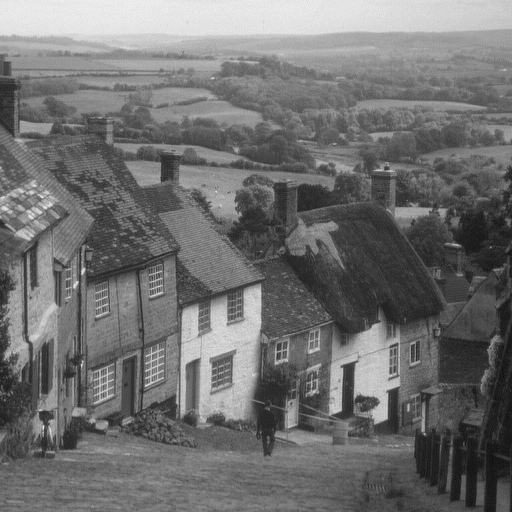
#> input picture Introduction to Computer Vision and Image Processing/goldhill.bmp, 512 x 512 px
$ jupyter execute HistogramsAndIntensityTransformations.ipynb   (shell and % lines are left out)
#> lines starting #> are read from the running program, lines starting #| are printed output that depends on the picture; after the words box and inside, x2 and y2 are one past the last pixel; in counts of white or black regions, pixels touching at a corner belong together
Histograms and Intensity Transformations

[cell 1]
import matplotlib.pyplot as plt
import cv2
import numpy as np

Helper Functions

[cell 2]
# Define a helper function to display two images side by side
def plot_image(image_1, image_2,title_1="Orignal", title_2="New Image"):
    plt.figure(figsize=(10,10))
    plt.subplot(1, 2, 1)
    plt.imshow(image_1,cmap="gray")
    plt.title(title_1)
    plt.subplot(1, 2, 2)
    plt.imshow(image_2,cmap="gray")
    plt.title(title_2)
    plt.show()

[cell 3]
# Define a helper function to plot two histograms side by side
def plot_hist(old_image, new_image,title_old="Orignal", title_new="New Image"):
    intensity_values=np.array([x for x in range(256)])
    plt.subplot(1, 2, 1)
    plt.bar(intensity_values, cv2.calcHist([old_image],[0],None,[256],[0,256])[:,0],width = 5)
    plt.title(title_old)
    plt.xlabel('intensity')
    plt.subplot(1, 2, 2)
    plt.bar(intensity_values, cv2.calcHist([new_image],[0],None,[256],[0,256])[:,0],width = 5)
    plt.title(title_new)
    plt.xlabel('intensity')
    plt.show()

Example image

[cell 4]
toy_image = np.array([[0,2,2],[1,1,1],[1,1,2]],dtype=np.uint8)
plt.imshow(toy_image, cmap="gray")
plt.show()
print("toy_image:",toy_image)

[cell 5]
# Create a histogram of different intensities
toy_hist = cv2.calcHist([toy_image],[0],None,[3],[0,3])
toy_hist = np.array(toy_hist, dtype=int).flatten()

[cell 6]
plt.bar([x for x in range(3)], toy_hist)
plt.show()
#> figure, not shown here; tallest bar 5 high, from x = 0.6 to 1.4

Real Gray Scale Image Histograms

[cell 7]
goldhill = cv2.imread("goldhill.bmp",cv2.IMREAD_GRAYSCALE)
#> goldhill is the input picture: shape (512, 512); min 20, max 236, mean 112.2
plt.figure(figsize=(10,10))
plt.imshow(goldhill,cmap="gray")
plt.show()

[cell 8]
hist = cv2.calcHist([goldhill],[0], None, [256], [0,256])
#> hist = 256 values, max 20039 at index 116, min 0 at index 0, mean 1024

[cell 9]
intensity_values = np.array([x for x in range(hist.shape[0])])
#> intensity_values = 256 values from 0 to 255
plt.bar(intensity_values, hist[:,0], width = 5)
plt.title("Bar histogram")
plt.show()
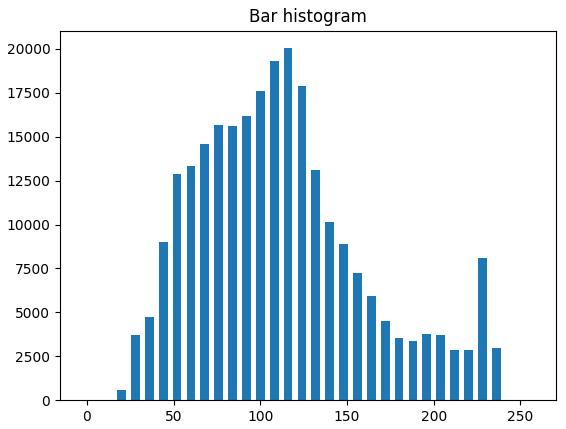
#> figure drawn by matplotlib, 1 panel; tallest bar 20039 high, from x = 113.5 to 118.5

[cell 10]
# Convert to a probability mass function -> normalize it by the number of pixels
PMF = hist / (goldhill.shape[0] * goldhill.shape[1])
#> PMF = 256 values, max 0.0764 at index 116, min 0 at index 0, mean 0.00391

[cell 11]
# Plot as a continuous function
plt.plot(intensity_values,hist)
plt.title("histogram")
plt.show()
#> figure, not shown here; curve peaks at x = 116, y = 20039

[cell 12]
# Now with color images
baboon = cv2.imread("baboon.png")
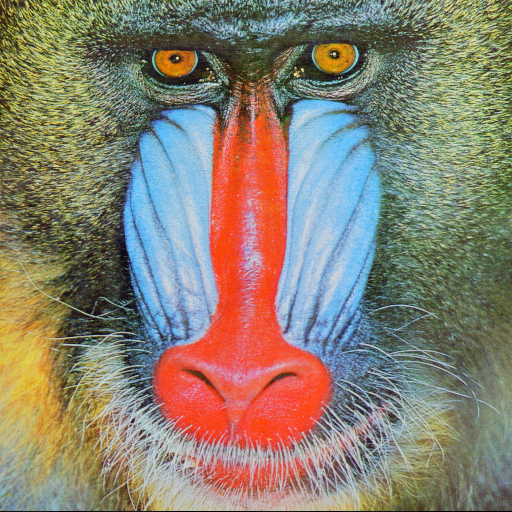
#> input picture Introduction to Computer Vision and Image Processing/baboon.png, 512 x 512 px
#> baboon is the input picture: shape (512, 512, 3); mean B, G, R 113.1, 128.9, 137.4
plt.imshow(cv2.cvtColor(baboon,cv2.COLOR_BGR2RGB))
plt.show()

[cell 13]
color = ('blue','green','red')
for i,col in enumerate(color):
    histr = cv2.calcHist([baboon],[i],None,[256],[0,256])
    plt.plot(intensity_values,histr,color = col,label=col+" channel")

    plt.xlim([0,256])
plt.legend()
plt.title("Histogram Channels")
plt.show()
#> figure, not shown here; curve peaks at x = 63, y = 2081; curve peaks at x = 192, y = 2644; curve peaks at x = 112, y = 1845

Intensity Transformations: Image Negatives

[cell 14]
neg_toy_image = -1 * toy_image + 255

print("toy image\n", neg_toy_image)
print("image negatives\n", neg_toy_image)

[cell 15]
plt.figure(figsize=(10,10))
plt.subplot(1, 2, 1)
plt.imshow(toy_image,cmap="gray")
plt.subplot(1, 2, 2)
plt.imshow(neg_toy_image,cmap="gray")
plt.show()
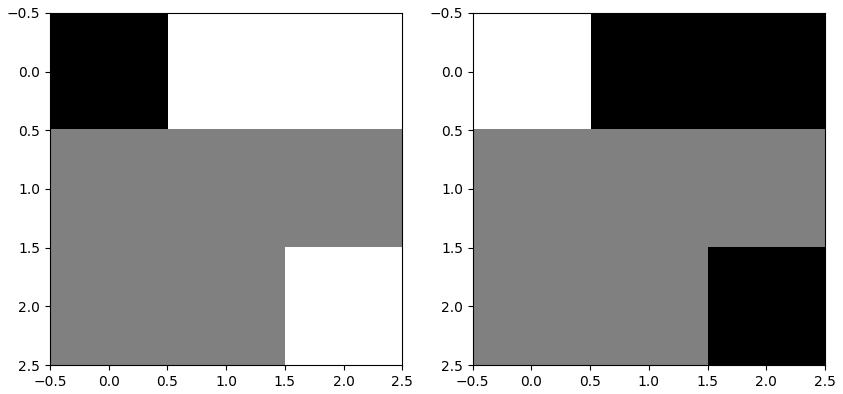
#> figure drawn by matplotlib, 2 panels
print("toy_image:",toy_image)

[cell 16]
# Now with a real image from a mammogram
image = cv2.imread("mammogram.png", cv2.IMREAD_GRAYSCALE)
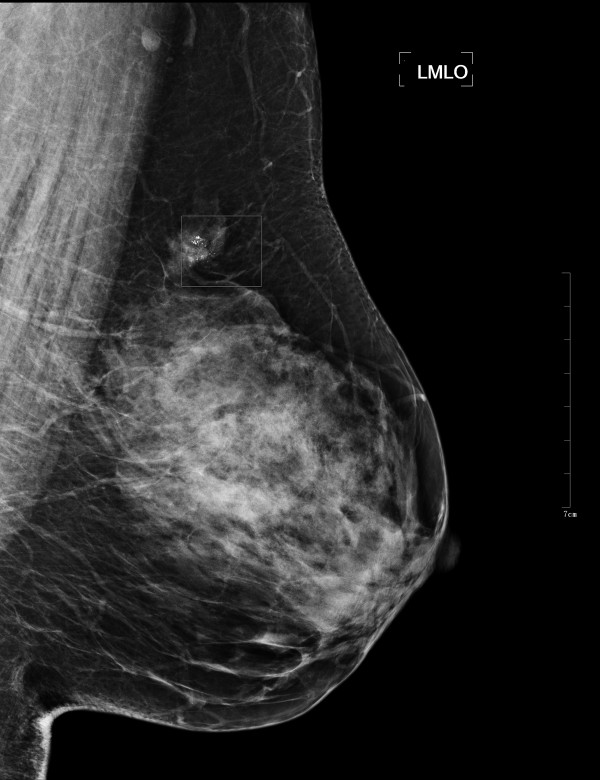
#> input picture Introduction to Computer Vision and Image Processing/mammogram.png, 600 x 780 px
#> image is the input picture: shape (780, 600); min 0, max 255, mean 42.2
cv2.rectangle(image, pt1=(160, 212), pt2=(250, 289), color = (255), thickness=2)
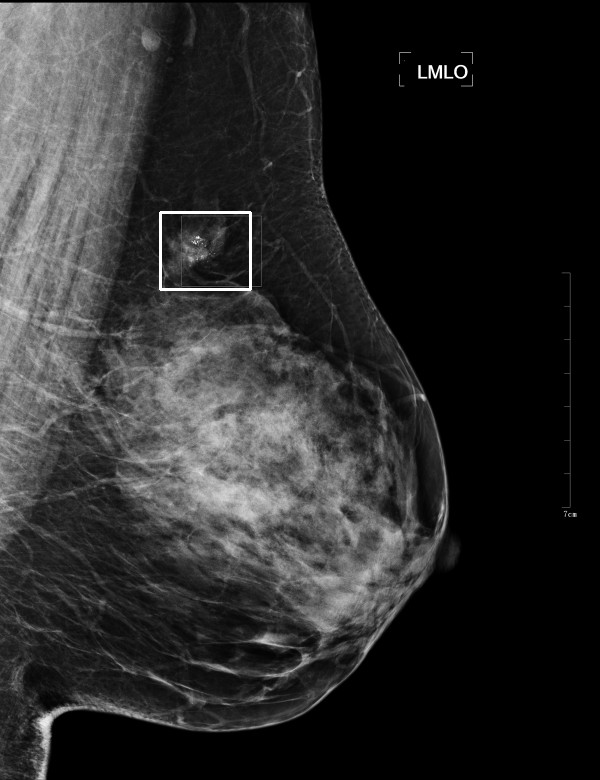
#> image: shape (780, 600); 0.21% of pixels changed, all inside (x1, y1, x2, y2) = (159, 211, 252, 291)

plt.figure(figsize = (10,10))
plt.imshow(image, cmap="gray")
plt.show()

[cell 17]
img_neg = -1 * image + 255
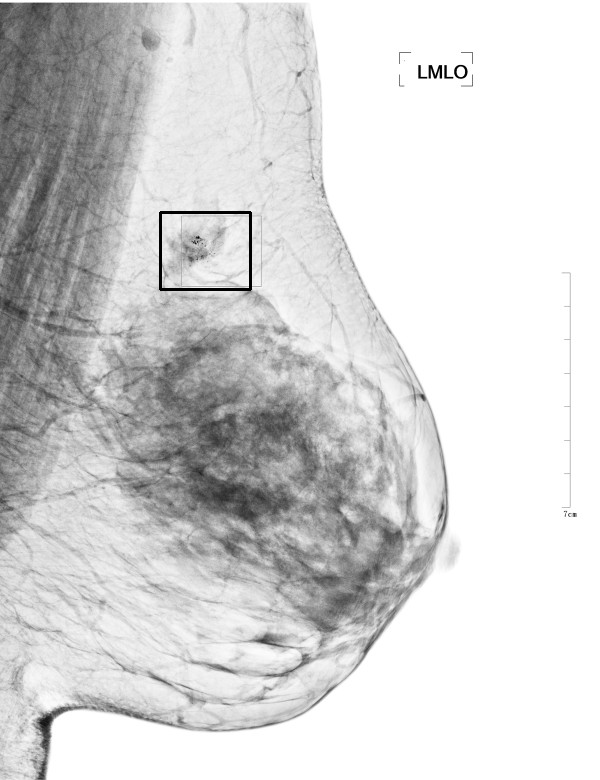
#> img_neg: shape (780, 600) int16; min 0, max 255, mean 212.3

[cell 18]
# The negative image is easier to analyze

plt.figure(figsize=(10,10))
plt.imshow(img_neg, cmap = "gray")
plt.show()

Intensity Transformations: Brightness and Contrast Adjustments

[cell 19]
# In a linear function, the coefficient controls contrast and the intercept controls brightness
alpha = 1 # Simple contrast control (1 means no change)
beta = 100   # Simple brightness control
new_image = cv2.convertScaleAbs(goldhill, alpha=alpha, beta=beta)
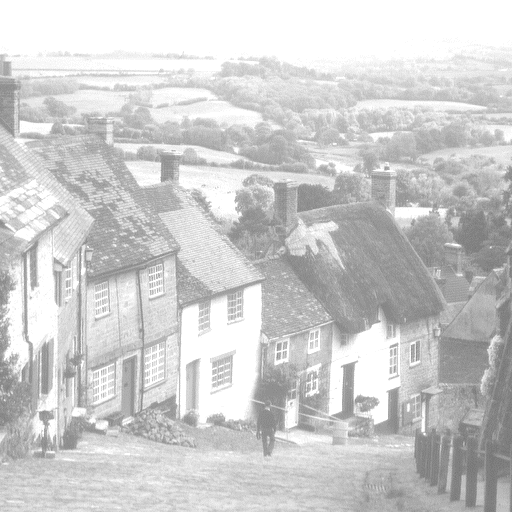
#> new_image: shape (512, 512); min 120, max 255, mean 205.2

[cell 20]
plot_image(goldhill, new_image, title_1 = "Original", title_2 = "brightness control")

[cell 21]
# See the shift in the histograms
plt.figure(figsize=(10,5))
plot_hist(goldhill, new_image, "Orignal", "brightness control")

[cell 22]
plt.figure(figsize=(10,5))
alpha = 2# Simple contrast control
beta = 0 # Simple brightness control (0 means no change)
new_image = cv2.convertScaleAbs(goldhill, alpha=alpha, beta=beta)
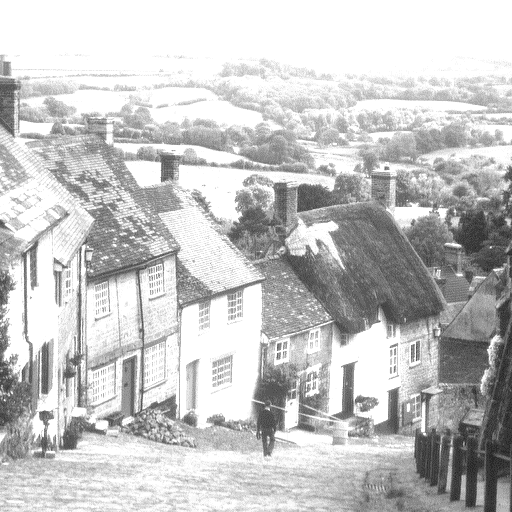
#> new_image: shape (512, 512); min 40, max 255, mean 197.2

[cell 23]
plot_image(goldhill,new_image,"Orignal","contrast control")

[cell 24]
plt.figure(figsize=(10,5))
plot_hist(goldhill, new_image,"Orignal","contrast control")

[cell 25]
# Try keeping the image from becoming too bright by increasing contrast and decreasing brightness
plt.figure(figsize=(10,5))
alpha = 3 # Simple contrast control
beta = -200  # Simple brightness control
new_image = cv2.convertScaleAbs(goldhill, alpha=alpha, beta=beta)
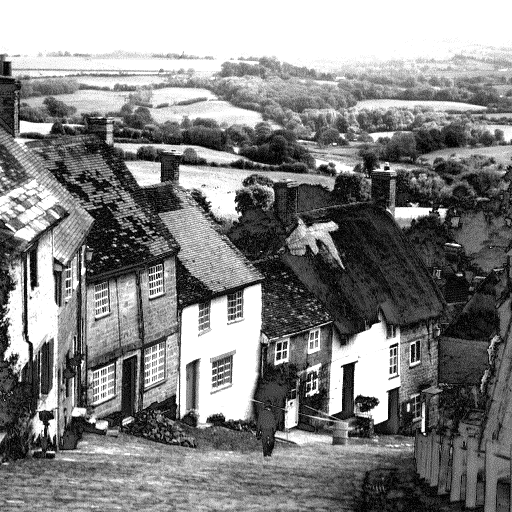
#> new_image: shape (512, 512); min 4, max 255, mean 131.8

[cell 26]
plot_image(goldhill, new_image, "Original", "brightness & contrast control")

[cell 27]
plt.figure(figsize=(10,5))
plot_hist(goldhill, new_image, "Orignal", "brightness & contrast control")
#> call 3 of plot_hist, with title_old = 'Orignal', title_new = 'brightness & contrast control'
#> in plot_hist (call 3), `plt.show()`:
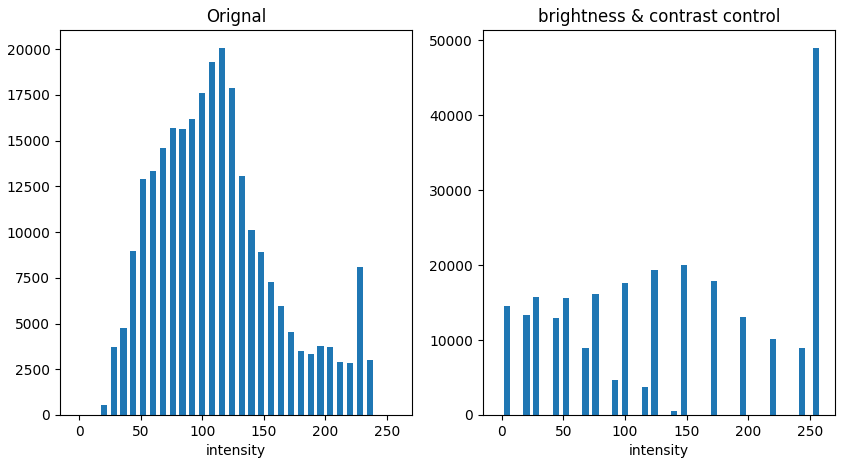
#> figure drawn by matplotlib, 2 panels; panel 1: tallest bar 20039 high, from x = 113.5 to 118.5; panel 2: tallest bar 48921 high, from x = 252.5 to 257.5
